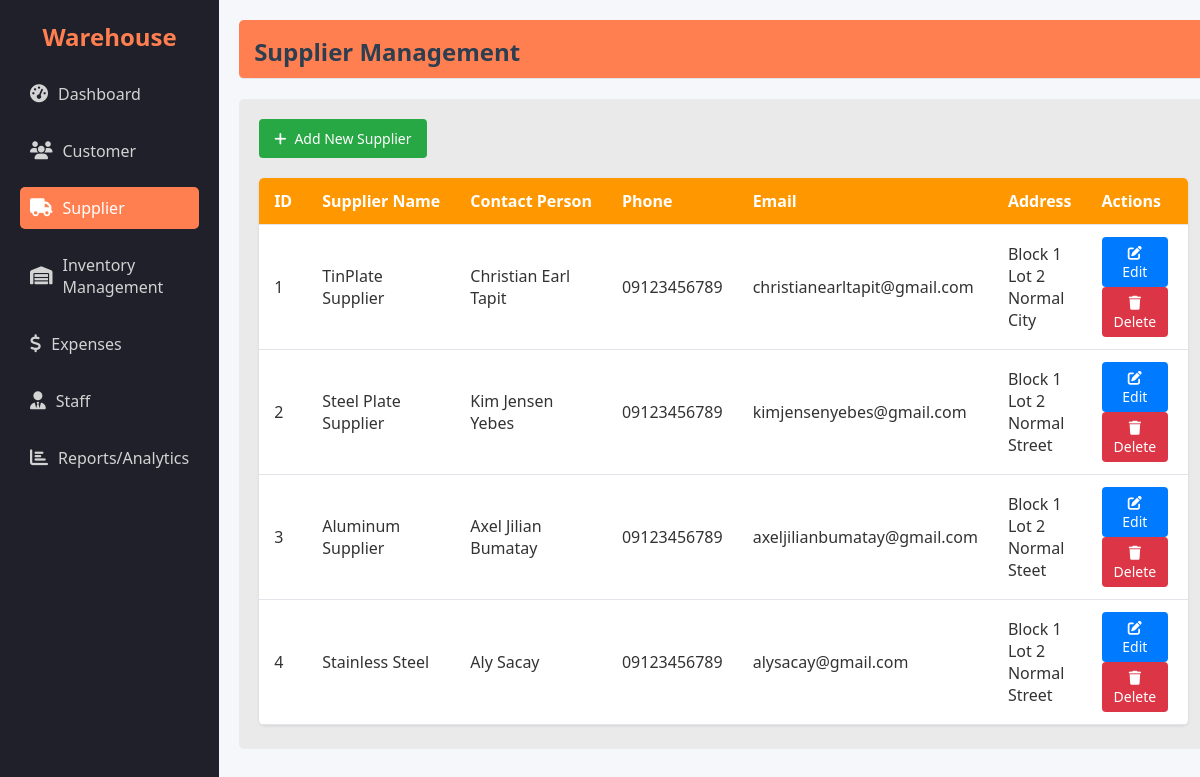
Page /admin/suppliers.php on the committed database.
### tables this page shows
CREATE TABLE `suppliers` (
  `SupplierID` int(11) NOT NULL,
  `SupplierName` varchar(100) NOT NULL,
  `ContactPerson` varchar(100) DEFAULT NULL,
  `Phone` varchar(20) DEFAULT NULL,
  `Email` varchar(100) DEFAULT NULL,
  `Address` varchar(255) DEFAULT NULL
);

### admin/suppliers.php (the view, shortened to what this page needs)
<?php
$servername = "localhost";
$username = "root";
$password = "";
$dbname = "stockport";
$conn = new mysqli($servername, $username, $password, $dbname);
$sql = "SELECT * FROM suppliers";
$result = $conn->query($sql);
$suppliers = [];
if ($result->num_rows > 0) {
    while($row = $result->fetch_assoc()) {
        $suppliers[] = $row;
    }
}
?>
<!DOCTYPE html>
<html lang="en">
<head>
    <link rel="stylesheet" href="../assets/css/style.css">
    <link rel="stylesheet" href="../assets/css/supplier.css">
    <link rel="stylesheet" href="https://cdnjs.cloudflare.com/ajax/libs/font-awesome/6.5.1/css/all.min.css">
</head>
<body>
    <div class="dashboard-container">
        <?php include '../layouts/sidebar.php'; ?>
        <div class="main-content">
            <header>
                <h1>Supplier Management</h1>
            </header>
            <div class="content">
                <button id="btnAddSupplier" class="btn-add-supplier">
                    <i class="fas fa-plus"></i> Add New Supplier
                </button>
                <div class="supplier-table-container">
                    <table class="supplier-table">
                        <thead>
                            <tr>
                                <th>ID</th>
                                <th>Supplier Name</th>
                                <th>Contact Person</th>
                                <th>Phone</th>
                                <th>Email</th>
                                <th>Address</th>
                                <th>Actions</th>
                            </tr>
                        </thead>
                        <tbody>
                            <?php foreach ($suppliers as $supplier): ?>
                            <tr>
                                <td><?php echo htmlspecialchars($supplier['SupplierID']); ?></td>
                                <td><?php echo htmlspecialchars($supplier['SupplierName']); ?></td>
                                <td><?php echo htmlspecialchars($supplier['ContactPerson']); ?></td>
                                <td><?php echo htmlspecialchars($supplier['Phone']); ?></td>
                                <td><?php echo htmlspecialchars($supplier['Email']); ?></td>
                                <td><?php echo htmlspecialchars($supplier['Address']); ?></td>
                                <td>
                                    <button class="btn-edit" data-supplierid="<?php echo htmlspecialchars($supplier['SupplierID']); ?>">
                                        <i class="fas fa-edit"></i> Edit
                                    </button>
                                    <button class="btn-delete" data-supplierid="<?php echo htmlspecialchars($supplier['SupplierID']); ?>">
                                        <i class="fas fa-trash"></i> Delete
                                    </button>
                                </td>
                            </tr>
                            <?php endforeach; ?>
                        </tbody>
                    </table>
                </div>
            </div>
        </div>
    </div>
</body>
</html>

### assets/css/style.css (style rules this page uses)
* { margin: 0; padding: 0; box-sizing: border-box; font-family: 'Poppins', sans-serif; }
body { background: #f5f7fa; display: flex; justify-content: center; align-items: center; min-height: 100vh; background-image: linear-gradient(to right, #6a11cb, #2575fc); }
* { margin: 0; padding: 0; box-sizing: border-box; }
body { font-family: Arial, sans-serif; background-color: #f4f4f4; color: #fff; display: flex; height: 100vh; }
.dashboard-container { display: flex; width: 100%; }
.main-content { flex-grow: 1; padding: 20px; background-color: #fff; color: #333; }
header { background-color: #ff7f50; color: #fff; padding: 15px; border-radius: 5px; margin-bottom: 20px; }
.content { background-color: #eaeaea; padding: 20px; border-radius: 5px; min-height: calc(100vh - 150px); }
.btn-edit, .btn-delete { padding: 5px 10px; border: none; border-radius: 5px; cursor: pointer; font-size: 14px; transition: background-color 0.3s ease; }
.btn-edit { background-color: #4caf50; color: #fff; }
.btn-delete { background-color: #f44336; color: #fff; }
* { margin: 0; padding: 0; box-sizing: border-box; font-family: 'Segoe UI', Tahoma, Geneva, Verdana, sans-serif; }
body { min-height: 100vh; display: flex; justify-content: center; align-items: center; background: #1f1c1c; color: #fff; }

### assets/css/supplier.css (style rules this page uses)
.dashboard-container { display: flex; }
.main-content { flex: 1; padding: 20px; background-color: #f5f7fa; }
header { margin-bottom: 20px; padding-bottom: 10px; border-bottom: 1px solid #e1e4e8; }
header h1 { color: #2c3e50; font-size: 24px; }
.supplier-table-container { background-color: #fff; border-radius: 5px; box-shadow: 0 1px 3px rgba(0,0,0,0.1); overflow: auto; }
.supplier-table { width: 100%; border-collapse: collapse; }
.supplier-table th, .supplier-table td { padding: 12px 15px; text-align: left; border-bottom: 1px solid #e1e4e8; }
.supplier-table th { background-color: #FF9800; color: white; font-weight: 600; white-space: nowrap; }
.supplier-table td { color: #333; }
.btn-edit, .btn-delete { padding: 6px 12px; margin-right: 5px; border: none; border-radius: 4px; cursor: pointer; font-size: 14px; transition: background-color 0.2s; }
.btn-edit { background-color: #007bff; color: white; }
.btn-delete { background-color: #dc3545; color: white; }
.btn-add-supplier { background-color: #28a745; color: white; padding: 10px 15px; border: none; border-radius: 4px; cursor: pointer; margin-bottom: 20px; font-size: 14px; display: flex; align-items: center; width: fit-content; }
.btn-add-supplier i { margin-right: 8px; }

### rows in the picture
suppliers: SupplierID "1", SupplierName "TinPlate Supplier", ContactPerson "Christian Earl Tapit", Phone "09123456789", Email "christianearltapit@gmail.com", Address "Block 1 Lot 2 Normal City"
suppliers: SupplierID "2", SupplierName "Steel Plate Supplier", ContactPerson "Kim Jensen Yebes", Phone "09123456789", Email "kimjensenyebes@gmail.com", Address "Block 1 Lot 2 Normal Street"
suppliers: SupplierID "3", SupplierName "Aluminum Supplier", ContactPerson "Axel Jilian Bumatay", Phone "09123456789", Email "axeljilianbumatay@gmail.com", Address "Block 1 Lot 2 Normal Steet"
suppliers: SupplierID "4", SupplierName "Stainless Steel", ContactPerson "Aly Sacay", Phone "09123456789", Email "alysacay@gmail.com", Address "Block 1 Lot 2 Normal Street"
